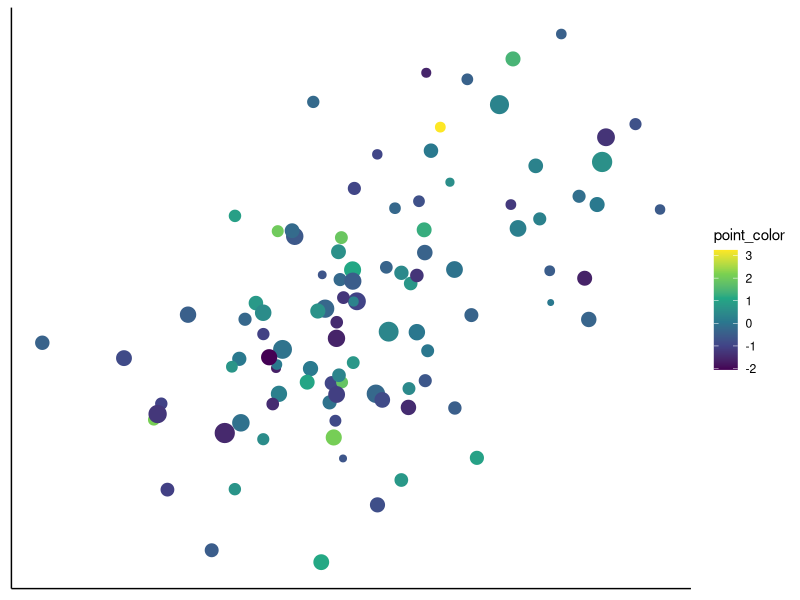
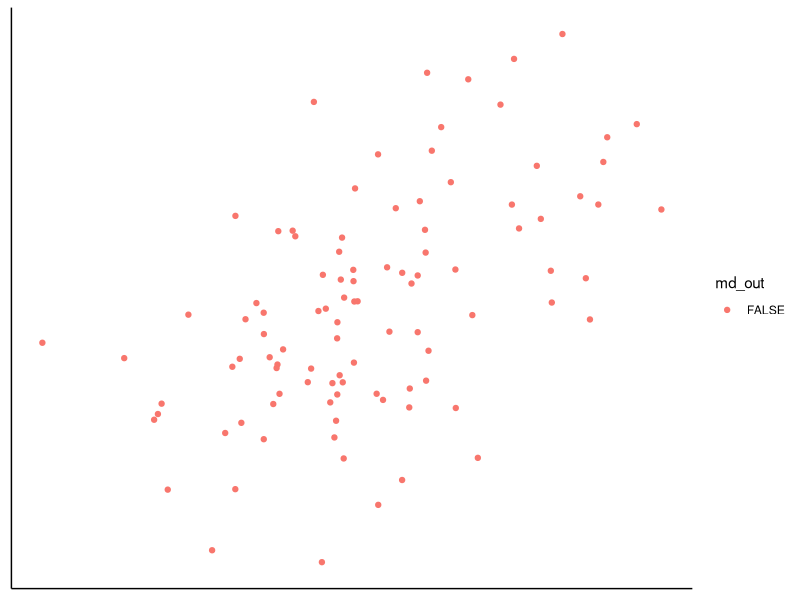

These charts were generated, in order, by the following R code:
library(ggplot2)
library(MASS)

# Set a seed for reproducibility
set.seed(123) 

# set parameters
n_points <- 100
point_size <- rnorm(n_points, mean = 4, sd = 1)
point_color <- rnorm(n_points, mean = 0, sd = 1) 

# generate data
bvnData <- mvrnorm(
  n = n_points, 
  mu = c(0.1, 0.1), 
  Sigma = matrix(c(0.3, 0.18, 0.18, 0.3), 
                 ncol = 2)
)

# create df
bvnData <- as.data.frame(bvnData)
bvnData$point_size <- point_size
bvnData$point_color <- point_color



# visualize scatterplot
ggplot(bvnData, aes(V1, V2, color = point_color))+
  geom_point(size = point_size) +
  scale_color_viridis_c() +
  # scale_color_gradient2(low="red", mid="gray", high="blue") +
  theme(panel.border = element_blank(),
        panel.grid.major = element_blank(),
        panel.grid.minor = element_blank(),
        axis.line = element_line(colour = "black"),
        panel.background = element_blank(),
        axis.ticks.x=element_blank(),
        axis.text.x=element_blank(),
        axis.ticks.y=element_blank(),
        axis.text.y=element_blank()) +
  labs(x = NULL,
       y = NULL)


############## calculate outliers ###########

# point_size
boxplot.stats(bvnData$point_size)$out   #IQR
lower_bound <- median(bvnData$point_size) - 3 * mad(bvnData$point_size, constant = 1) # Hampel filter (MAD)
upper_bound <- median(bvnData$point_size) + 3 * mad(bvnData$point_size, constant = 1)
outlier_ind <- which(bvnData$point_size < lower_bound | bvnData$point_size > upper_bound)
outlier_ind # outlying row numbers according to hampel filter
bvnData$z_point_size <- scale(bvnData$point_size)  # Z score
summary(bvnData$z_point_size)
which(bvnData$z_point_size < -3 | bvnData$z_point_size < -3)   # < -3 or > 3 is considered as extremely rare


# point_color
boxplot.stats(bvnData$point_color)$out  #IQR
lower_bound <- median(bvnData$point_color) - 3 * mad(bvnData$point_color, constant = 1) # Hampel filter (MAD)
upper_bound <- median(bvnData$point_color) + 3 * mad(bvnData$point_color, constant = 1)
outlier_ind <- which(bvnData$point_color < lower_bound | bvnData$point_color > upper_bound)
outlier_ind # outlying row numbers according to hampel filter
bvnData$z_point_color <- scale(bvnData$point_color)  # Z score
summary(bvnData$z_point_color)
which(bvnData$z_point_color < -3 | bvnData$z_point_color < -3)   # < -3 or > 3 is considered as extremely rare


# positional outlier BVN
df <- subset(bvnData, select = c(V1, V2))
df$md <- mahalanobis(df, colMeans(df), cov(df))
df$md_p <- pchisq(df$md, df=1, lower.tail=FALSE)
df$md_out <- ifelse(df$md_p<0.001, TRUE, FALSE)


# scatter without MD outlier
ggplot(df, aes(V1, V2, color=md_out))+
  geom_point() +
  theme(panel.border = element_blank(),
        panel.grid.major = element_blank(),
        panel.grid.minor = element_blank(),
        axis.line = element_line(colour = "black"),
        panel.background = element_blank(),
        axis.ticks.x=element_blank(),
        axis.text.x=element_blank(),
        axis.ticks.y=element_blank(),
        axis.text.y=element_blank()) +
  labs(x = NULL,
       y = NULL)
